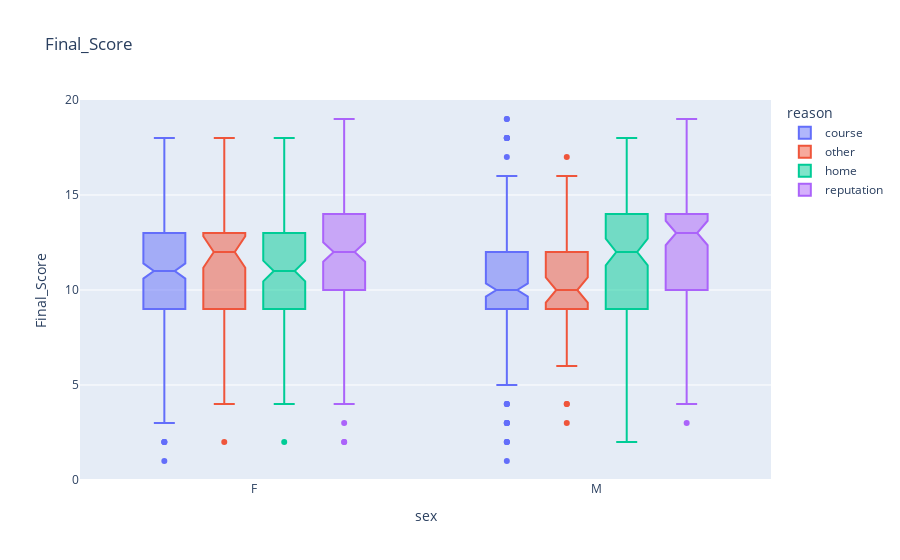

Notebook code for this chart:
### Code cell
fig = px.box(df, x="sex", y="Final_Score", color="reason",
             notched=True, # used notched shape
             title="Final_Score",
             #hover_data=["day"] # add day column to hover data
            )
fig.show()

### Figure 1 — Plotly figure (JSON) as saved in the notebook; plotly's stock layout.template omitted (floating-point values rounded to 4 significant figures; data arrays with more than 128 entries replaced by an {"elided": "..."} marker saying what was removed)
{"data": [{"alignmentgroup": "True", "hovertemplate": "reason=course<br>sex=%{x}<br>Final_Score=%{y}<extra></extra>", "legendgroup": "course", "marker": {"color": "#636efa"}, "name": "course", "notched": true, "offsetgroup": "course", "orientation": "v", "showlegend": true, "type": "box", "visible": true, "x": {"elided": "430 str values"}, "x0": " ", "xaxis": "x", "y": {"elided": "430 int values"}, "y0": " ", "yaxis": "y"}, {"alignmentgroup": "True", "hovertemplate": "reason=other<br>sex=%{x}<br>Final_Score=%{y}<extra></extra>", "legendgroup": "other", "marker": {"color": "#EF553B"}, "name": "other", "notched": true, "offsetgroup": "other", "orientation": "v", "showlegend": true, "type": "box", "visible": true, "x": ["F", "M", "M", "F", "F", "F", "M", "F", "F", "F", "M", "M", "F", "M", "M", "M", "M", "F", "F", "F", "M", "M", "M", "M", "F", "F", "F", "F", "M", "F", "M", "F", "M", "M", "M", "F", "F", "M", "M", "F", "F", "F", "M", "F", "F", "F", "M", "M", "F", "M", "M", "M", "M", "F", "F", "F", "M", "M", "M", "M", "M", "F", "F", "F", "F", "M", "F", "F", "M", "M", "F", "F", "F", "M", "M", "F", "F", "F", "F", "F", "F", "F", "M", "F", "F", "M", "M", "F", "M", "F", "M", "M", "F", "M", "M", "F", "M", "M", "F", "F", "F", "M", "F", "M", "M", "M", "F", "F"], "x0": " ", "xaxis": "x", "y": [8, 14, 15, 7, 7, 12, 11, 12, 9, 11, 6, 17, 15, 9, 12, 11, 8, 12, 9, 16, 7, 14, 8, 9, 18, 13, 13, 13, 12, 11, 13, 12, 13, 7, 3, 10, 12, 12, 11, 11, 12, 15, 9, 13, 12, 16, 9, 16, 15, 10, 13, 10, 11, 15, 11, 13, 6, 11, 7, 10, 12, 18, 16, 11, 10, 11, 6, 12, 10, 9, 10, 13, 12, 11, 9, 10, 10, 7, 7, 9, 8, 14, 10, 9, 11, 10, 8, 15, 12, 10, 8, 11, 11, 13, 9, 4, 13, 13, 2, 12, 13, 16, 4, 10, 4, 4, 15, 9], "y0": " ", "yaxis": "y"}, {"alignmentgroup": "True", "hovertemplate": "reason=home<br>sex=%{x}<br>Final_Score=%{y}<extra></extra>", "legendgroup": "home", "marker": {"color": "#00cc96"}, "name": "home", "notched": true, "offsetgroup": "home", "orientation": "v", "showlegend": true, "type": "box", "visible": true, "x": {"elided": "258 str values"}, "x0": " ", "xaxis": "x", "y": {"elided": "258 int values"}, "y0": " ", "yaxis": "y"}, {"alignmentgroup": "True", "hovertemplate": "reason=reputation<br>sex=%{x}<br>Final_Score=%{y}<extra></extra>", "legendgroup": "reputation", "marker": {"color": "#ab63fa"}, "name": "reputation", "notched": true, "offsetgroup": "reputation", "orientation": "v", "showlegend": true, "type": "box", "x": {"elided": "248 str values"}, "x0": " ", "xaxis": "x", "y": {"elided": "248 int values"}, "y0": " ", "yaxis": "y"}], "layout": {"autosize": true, "boxmode": "group", "legend": {"title": {"text": "reason"}, "tracegroupgap": 0}, "title": {"text": "Final_Score"}, "xaxis": {"anchor": "y", "autorange": true, "domain": [0, 1], "range": [-0.5059, 1.506], "title": {"text": "sex"}, "type": "category"}, "yaxis": {"anchor": "x", "autorange": true, "domain": [0, 1], "range": [0, 20], "title": {"text": "Final_Score"}, "type": "linear"}}}
